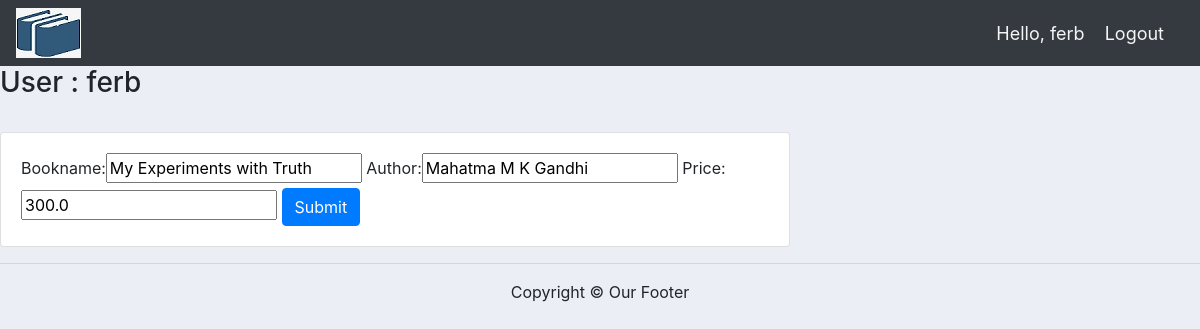
The app's page /update_book_user/62 (signed in) with its own data.
### BooksApp/models.py (models this page shows, shortened)
class Book(models.Model):
    customer = models.ForeignKey(Customer,null=True,on_delete=models.SET_NULL)
    Bookname = models.CharField(max_length=200,null=True)
    author = models.CharField(max_length=200,null=True)
    price = models.FloatField(null=True)
    date_created = models.DateTimeField(auto_now_add=True,null=True)

### BooksApp/decorators.py (the view)
        def wrapper_func(request,*args,**kwargs):
            group = None
            if request.user.groups.exists():
                group = request.user.groups.all()[0].name
            if group in allowed_roles:
                return view_func(request,*args,**kwargs)
            else:
                return HttpResponse('You are not authorized to view this page')

### BooksApp/forms.py
class BookFormUser(ModelForm):
    class Meta:
        model = Book
        fields = ['Bookname','author','price']

### BooksApp/views.py (called while the page is built)
@login_required(login_url='login')
@allowed_users(allowed_roles=['customer'])
def updateBookUser(request,pk):
    book = Book.objects.get(id=pk)
    form = BookFormUser(instance=book)
    if request.method == 'POST':
        form = BookFormUser(request.POST,instance=book)
        if form.is_valid():
            form.save()
            return redirect('/')
    context = {'form':form}
    return render(request,'BooksApp/update_book_user.html',context)

### BooksApp/templates/BooksApp/update_book_user.html (shortened to what this page needs)
{% extends 'BooksApp/index.html' %}
{% load static %}
{% block content %}
<h3>User : {{request.user}}</h3><br>
<div class="row">
    <div class="col-md-8">
        <div class="card card-body">
            <form method="POST" action="">
                {{form}}
                <input class="btn btn-primary" type="submit" name="submit" value="Submit">
            </form>
        </div>
    </div>
</div>
{% endblock %}

### BooksApp/templates/BooksApp/navbar.html (shortened to what this page needs)
{% load static %}
<nav class="navbar navbar-expand-lg navbar-dark bg-dark">
    <img src="{% static '/images/booklogo.jpg' %}">
    <span class="hello-msg">Hello, {{request.user}}</span>
    <span><a class="hello-msg" href="{% url 'logout' %}">Logout</a></span>
  </nav>

### static/css/main.css (style rules this page uses)
body { background-color: #ebeff5; }

### BooksApp/templates/BooksApp/navbar.html (style rules this page uses)
.hello-msg { color: whitesmoke; font-size: 18px; margin-right: 20px; }

### records on screen
Book: Bookname "My Experiments with Truth", author "Mahatma M K Gandhi", price "300.0"

### other values on screen
{{ request.user }} "ferb"
